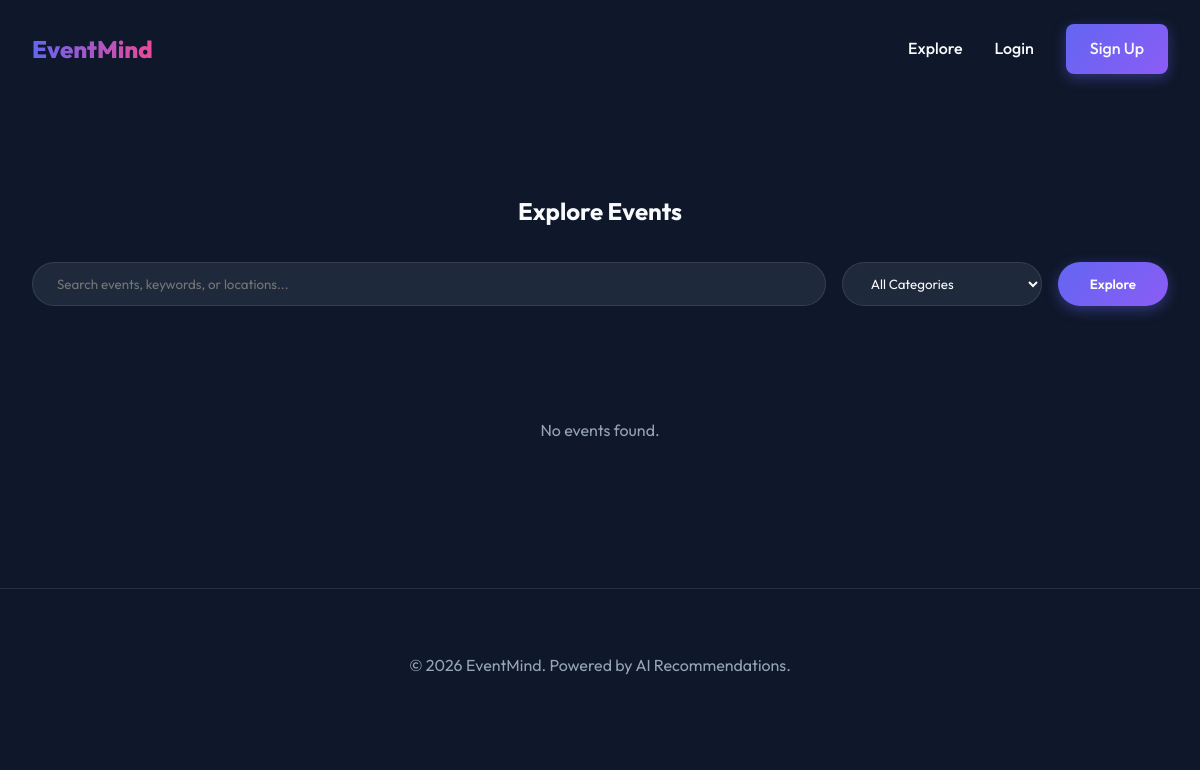
The page /events?page=2&search=&category= on the database as committed earlier.
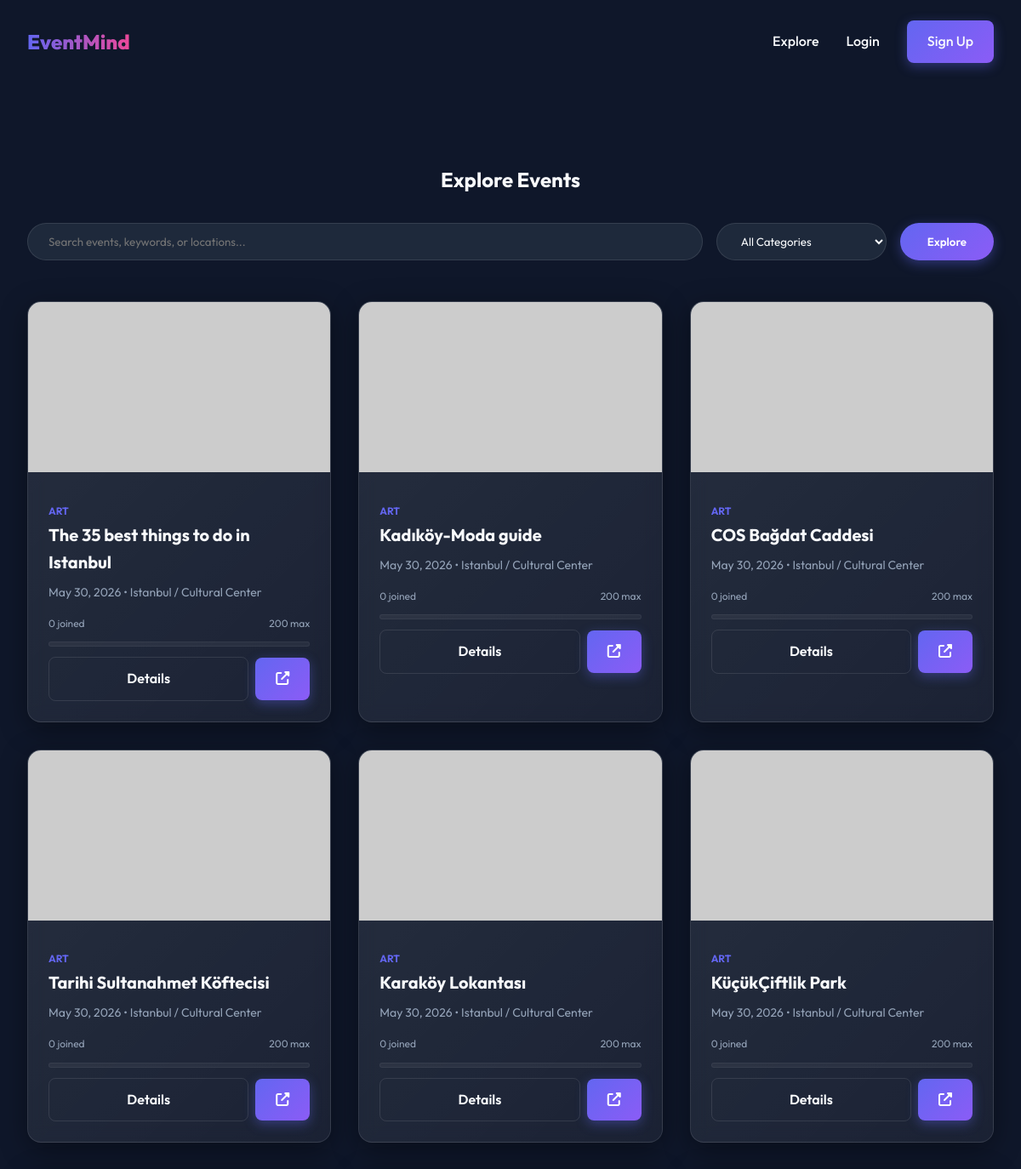
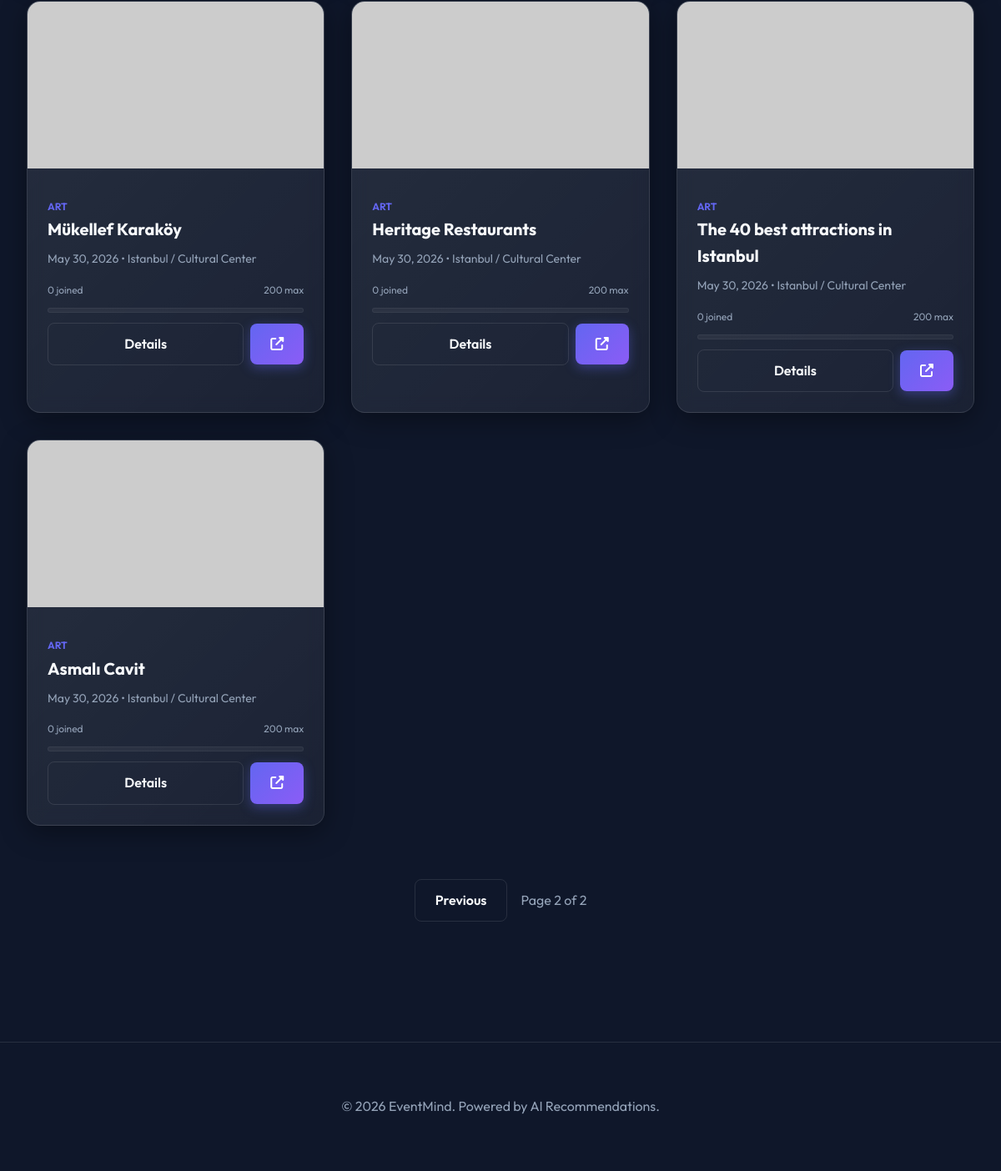
The same page on the database as committed later (2 pictures, top to bottom).
### app/models/event.py (models this page shows, shortened)
class Event(Base, TimestampMixin):
    __tablename__ = "events"
    id: Mapped[int] = mapped_column(primary_key=True, index=True)
    title: Mapped[str] = mapped_column(String(200), nullable=False, index=True)
    description: Mapped[str] = mapped_column(Text, nullable=False)
    location: Mapped[str] = mapped_column(String(300), nullable=False)
    event_date: Mapped[datetime] = mapped_column(DateTime(timezone=True), nullable=False, index=True)
    capacity: Mapped[int] = mapped_column(Integer, default=100, nullable=False)
    category: Mapped[str] = mapped_column(String(100), nullable=False, index=True)
    tags: Mapped[list] = mapped_column(JSON, default=list, nullable=False)
    image_url: Mapped[str | None] = mapped_column(String(500), nullable=True)
    source_url: Mapped[str | None] = mapped_column(String(500), nullable=True)
    is_active: Mapped[bool] = mapped_column(Boolean, default=True, nullable=False)
    owner_id: Mapped[int] = mapped_column(ForeignKey("users.id"), nullable=False)
    owner: Mapped["User"] = relationship("User", back_populates="events")
    registrations: Mapped[list["Registration"]] = relationship(
        "Registration", back_populates="event", lazy="selectin"
    )
    comments: Mapped[list["Comment"]] = relationship(
        "Comment", back_populates="event", lazy="selectin", cascade="all, delete-orphan"
    )
    favorited_by: Mapped[list["User"]] = relationship(
        "User", secondary="user_favorite_events", back_populates="favorites", lazy="selectin"
    )

### app/web/event_views.py (the view)
@router.get("", response_class=HTMLResponse)
async def event_list(
    request: Request,
    page: int = 1,
    category: str | None = None,
    search: str | None = None,
    session: AsyncSession = Depends(get_db),
):
    current_user = await get_current_user_from_cookie(
        access_token=request.cookies.get("access_token"), session=session
    )
    service = EventService(session)
    category_lower = category.lower() if category else None
    result = await service.get_events_paginated(
        page=page, size=12, category=category_lower, search=search
    )
    events = result.items
    if current_user:
        fav_service = FavoriteService(session)
        await fav_service.mark_favorites(events, current_user.id)
    return templates.TemplateResponse(
        request=request,
        name="events/list.html",
        context={
            "current_user": current_user,
            "events": events,
            "total": result.total,
            "page": page,
            "pages": result.pages,
            "category": category,
            "search": search,
        },
    )

### templates/events/list.html (shortened to what this page needs)
{% extends "base.html" %}
{% block content %}
<section style="padding-top: 8rem;">
    <div class="section-title">
        <h2>Explore Events</h2>
        <form action="/events" method="GET" class="search-container">
            <input type="text" name="search" class="search-input" placeholder="Search events, keywords, or locations..." value="{{ search or '' }}">
            <select name="category" class="search-input" style="flex: 0 0 200px;">
                <option value="">All Categories</option>
            </select>
            <button type="submit" class="btn btn-primary" style="border-radius: 2rem; padding: 0.75rem 2rem;">Explore</button>
        </form>
    </div>
    <div class="event-grid">
        {% for event in events %}
            {% include "partials/event_card.html" %}
        {% else %}
            <div style="grid-column: 1 / -1; text-align: center; padding: 4rem; color: var(--text-muted);">
                No events found.
            </div>
        {% endfor %}
    </div>
    {% if pages > 1 %}
    <div style="display: flex; justify-content: center; gap: 1rem; margin-top: 4rem; padding-bottom: 4rem;">
        {% if page > 1 %}
            <a href="/events?page={{ page - 1 }}&search={{ search or '' }}&category={{ category or '' }}" class="btn btn-outline">Previous</a>
        {% endif %}
        <span style="align-self: center; color: var(--text-muted);">Page {{ page }} of {{ pages }}</span>
    </div>
    {% endif %}
</section>
{% endblock %}

### templates/base.html (shortened to what this page needs)
<!DOCTYPE html>
<html lang="en">
<head>
    <link rel="stylesheet" href="https://cdnjs.cloudflare.com/ajax/libs/font-awesome/6.5.1/css/all.min.css">
    <link rel="stylesheet" href="{{ url_for('static', path='css/main.css') }}">
</head>
<body>
    {% include "partials/navbar.html" %}
    <main>
        {% block content %}{% endblock %}
    </main>
    {% include "partials/footer.html" %}
</body>
</html>

### templates/partials/navbar.html
<nav>
    <div class="nav-container">
        <a href="/" class="logo">EventMind</a>
        <div class="nav-links">
            <a href="/events">Explore</a>
            {% if current_user %}
                <a href="/dashboard">Dashboard</a>
                <a href="/profile">Profile</a>
                <a href="/auth/logout" class="btn btn-outline">Logout</a>
            {% else %}
                <a href="/auth/login">Login</a>
                <a href="/auth/register" class="btn btn-primary">Sign Up</a>
            {% endif %}
        </div>
    </div>
</nav>

### templates/partials/event_card.html (shortened to what this page needs)
<div class="event-card glass-card">
    <div class="event-image-container">
        <a href="/events/{{ event.id }}">
            <img src="{{ event.image_url or 'https://via.placeholder.com/400x200' }}" alt="{{ event.title }}" class="event-image">
        </a>
    </div>
    <div class="event-details">
        <span class="event-category">{{ event.category }}</span>
        <h3 class="event-title">
            <a href="/events/{{ event.id }}">
                {{ event.title }}
            </a>
        </h3>
        <div class="event-info">
            <span>{{ event.event_date.strftime('%B %d, %Y') }}</span> •
            <span>{{ event.location }}</span>
        </div>
        <div class="capacity-info" style="font-size: 0.75rem; color: var(--text-muted); display: flex; justify-content: space-between; margin-bottom: 0.25rem;">
            <span>{{ event.registered_count }} joined</span>
            <span>{{ event.capacity }} max</span>
        </div>
        <div class="capacity-progress">
        </div>
        <div class="event-actions">
            <a href="/events/{{ event.id }}" class="btn btn-outline" style="flex: 1; text-align: center;">Details</a>
            {% if event.source_url %}
                <a href="{{ event.source_url }}" target="_blank" class="btn btn-primary" style="margin-left: 0.5rem;" title="Go to Source">
                    <i class="fas fa-external-link-alt"></i>
                </a>
            {% endif %}
        </div>
    </div>
</div>

### templates/partials/footer.html
<footer>
    <div class="footer-container">
        <p>&copy; 2026 EventMind. Powered by AI Recommendations.</p>
    </div>
</footer>

### static/css/main.css (style rules this page uses)
:root { --primary: #6366f1; --primary-dark: #4f46e5; --secondary: #ec4899; --accent: #8b5cf6; --background: #0f172a; --surface: #1e293b; --surface-light: #334155; --text: #f8fafc; --text-muted: #94a3b8; --error: #ef4444; --success: #10b981; --glass: rgba(255, 255, 255, 0.05); --glass-border: rgba(255, 255, 255, 0.1); }
* { margin: 0; padding: 0; box-sizing: border-box; font-family: 'Outfit', sans-serif; }
body { background-color: var(--background); color: var(--text); line-height: 1.6; overflow-x: hidden; }
.glass-card { background: linear-gradient(135deg, rgba(255,255,255,0.1), rgba(255,255,255,0.05)); backdrop-filter: blur(10px); border: 1px solid rgba(255,255,255,0.1); box-shadow: 0 8px 32px 0 rgba(0, 0, 0, 0.37); }
nav { position: fixed; top: 0; width: 100%; z-index: 1000; padding: 1.5rem 2rem; transition: all 0.3s ease; }
.nav-container { max-width: 1200px; margin: 0 auto; display: flex; justify-content: space-between; align-items: center; }
.logo { font-size: 1.5rem; font-weight: 800; background: linear-gradient(to right, var(--primary), var(--secondary)); -webkit-background-clip: text; -webkit-text-fill-color: transparent; text-decoration: none; }
.nav-links { display: flex; gap: 2rem; align-items: center; }
.nav-links a { color: var(--text); text-decoration: none; font-weight: 500; transition: color 0.3s; }
.btn { padding: 0.75rem 1.5rem; border-radius: 0.5rem; font-weight: 600; cursor: pointer; transition: all 0.3s cubic-bezier(0.4, 0, 0.2, 1); text-decoration: none; display: inline-block; border: none; }
.btn-primary { background: linear-gradient(135deg, var(--primary), var(--accent)); color: white; box-shadow: 0 4px 14px 0 rgba(99, 102, 241, 0.39); }
.btn-outline { background: transparent; border: 1px solid var(--glass-border); color: var(--text); }
.section-title { text-align: center; margin: 4rem 0 3rem; }
.event-grid { display: grid; grid-template-columns: repeat(auto-fill, minmax(300px, 1fr)); gap: 2rem; max-width: 1200px; margin: 0 auto; padding: 0 2rem; }
.event-card { border-radius: 1rem; overflow: hidden; transition: transform 0.3s; }
.event-image { width: 100%; height: 200px; object-fit: cover; background: var(--surface-light); }
.event-image-container { position: relative; overflow: hidden; }
.event-image { transition: transform 0.5s ease; }
.event-details { padding: 1.5rem; }
.event-category { font-size: 0.75rem; text-transform: uppercase; font-weight: 700; color: var(--primary); margin-bottom: 0.5rem; }
.event-title { font-size: 1.25rem; font-weight: 700; margin-bottom: 0.5rem; }
.event-title a { color: var(--text); text-decoration: none; transition: color 0.3s; }
.event-info { font-size: 0.875rem; color: var(--text-muted); margin-bottom: 1rem; }
.event-actions { display: flex; align-items: center; margin-top: auto; }
footer { margin-top: 5rem; padding: 4rem 2rem; border-top: 1px solid var(--glass-border); text-align: center; color: var(--text-muted); }
.search-container { max-width: 1200px; margin: 2rem auto; padding: 0 2rem; display: flex; gap: 1rem; }
.search-input { flex: 1; background: var(--surface); border: 1px solid var(--glass-border); padding: 0.75rem 1.5rem; border-radius: 2rem; color: var(--text); transition: all 0.3s; }
.capacity-progress { height: 6px; background: rgba(255, 255, 255, 0.05); border-radius: 3px; margin: 0.75rem 0; overflow: hidden; border: 1px solid rgba(255, 255, 255, 0.05); }

Rows that differ between the two databases and show on the page:
added Event: category "ART", title "The 35 best things to do in Istanbul", event_date "May 30, 2026", location "Istanbul / Cultural Center", registered_count "0", capacity "200"
added Event: category "ART", title "Kadıköy-Moda guide", event_date "May 30, 2026", location "Istanbul / Cultural Center", registered_count "0", capacity "200"
added Event: category "ART", title "COS Bağdat Caddesi", event_date "May 30, 2026", location "Istanbul / Cultural Center", registered_count "0", capacity "200"
added Event: category "ART", title "Tarihi Sultanahmet Köftecisi", event_date "May 30, 2026", location "Istanbul / Cultural Center", registered_count "0", capacity "200"
added Event: category "ART", title "Karaköy Lokantası", event_date "May 30, 2026", location "Istanbul / Cultural Center", registered_count "0", capacity "200"
added Event: category "ART", title "KüçükÇiftlik Park", event_date "May 30, 2026", location "Istanbul / Cultural Center", registered_count "0", capacity "200"
added Event: category "ART", title "Mükellef Karaköy", event_date "May 30, 2026", location "Istanbul / Cultural Center", registered_count "0", capacity "200"
added Event: category "ART", title "Heritage Restaurants", event_date "May 30, 2026", location "Istanbul / Cultural Center", registered_count "0", capacity "200"
added Event: category "ART", title "The 40 best attractions in Istanbul", event_date "May 30, 2026", location "Istanbul / Cultural Center", registered_count "0", capacity "200"
added Event: category "ART", title "Asmalı Cavit", event_date "May 30, 2026", location "Istanbul / Cultural Center", registered_count "0", capacity "200"
Other text that changed with them:
{{ page }}: (not shown) → "2"
{{ pages }}: (not shown) → "2"
text no longer shown: "No events found."
text now shown: "Previous Page of"
